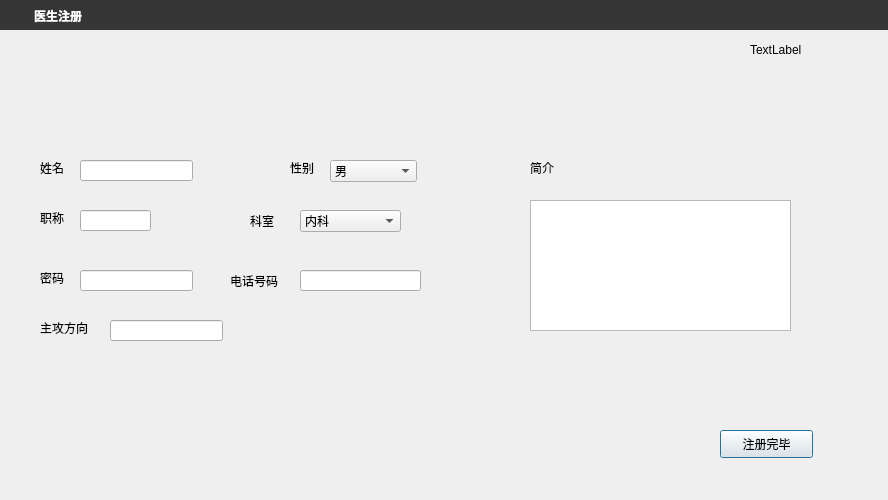
<?xml version="1.0" encoding="UTF-8"?>
<ui version="4.0">
 <class>doctorRegister</class>
 <widget class="QDialog" name="doctorRegister">
  <property name="geometry">
   <rect>
    <x>0</x>
    <y>0</y>
    <width>888</width>
    <height>500</height>
   </rect>
  </property>
  <property name="windowTitle">
   <string>Dialog</string>
  </property>
  <widget class="QWidget" name="widget" native="true">
   <property name="geometry">
    <rect>
     <x>20</x>
     <y>140</y>
     <width>461</width>
     <height>491</height>
    </rect>
   </property>
   <widget class="QLabel" name="label">
    <property name="geometry">
     <rect>
      <x>20</x>
      <y>20</y>
      <width>41</width>
      <height>16</height>
     </rect>
    </property>
    <property name="text">
     <string>姓名</string>
    </property>
   </widget>
   <widget class="QLineEdit" name="lineEdit">
    <property name="geometry">
     <rect>
      <x>60</x>
      <y>20</y>
      <width>113</width>
      <height>21</height>
     </rect>
    </property>
   </widget>
   <widget class="QLabel" name="label_2">
    <property name="geometry">
     <rect>
      <x>270</x>
      <y>20</y>
      <width>41</width>
      <height>16</height>
     </rect>
    </property>
    <property name="text">
     <string>性别</string>
    </property>
   </widget>
   <widget class="QLabel" name="label_3">
    <property name="geometry">
     <rect>
      <x>20</x>
      <y>130</y>
      <width>41</width>
      <height>16</height>
     </rect>
    </property>
    <property name="text">
     <string>密码</string>
    </property>
   </widget>
   <widget class="QLineEdit" name="lineEdit_3">
    <property name="geometry">
     <rect>
      <x>60</x>
      <y>130</y>
      <width>113</width>
      <height>21</height>
     </rect>
    </property>
   </widget>
   <widget class="QLabel" name="label_4">
    <property name="geometry">
     <rect>
      <x>20</x>
      <y>70</y>
      <width>41</width>
      <height>16</height>
     </rect>
    </property>
    <property name="text">
     <string>职称</string>
    </property>
   </widget>
   <widget class="QLineEdit" name="lineEdit_4">
    <property name="geometry">
     <rect>
      <x>60</x>
      <y>70</y>
      <width>71</width>
      <height>21</height>
     </rect>
    </property>
   </widget>
   <widget class="QLabel" name="label_7">
    <property name="geometry">
     <rect>
      <x>20</x>
      <y>180</y>
      <width>61</width>
      <height>16</height>
     </rect>
    </property>
    <property name="text">
     <string>主攻方向</string>
    </property>
   </widget>
   <widget class="QLabel" name="label_8">
    <property name="geometry">
     <rect>
      <x>210</x>
      <y>130</y>
      <width>71</width>
      <height>21</height>
     </rect>
    </property>
    <property name="text">
     <string>电话号码</string>
    </property>
   </widget>
   <widget class="QLineEdit" name="lineEdit_7">
    <property name="geometry">
     <rect>
      <x>280</x>
      <y>130</y>
      <width>121</width>
      <height>21</height>
     </rect>
    </property>
   </widget>
   <widget class="QLineEdit" name="lineEdit_9">
    <property name="geometry">
     <rect>
      <x>90</x>
      <y>180</y>
      <width>113</width>
      <height>21</height>
     </rect>
    </property>
   </widget>
   <widget class="QComboBox" name="comboBox">
    <property name="geometry">
     <rect>
      <x>280</x>
      <y>70</y>
      <width>101</width>
      <height>22</height>
     </rect>
    </property>
    <item>
     <property name="text">
      <string>内科</string>
     </property>
    </item>
    <item>
     <property name="text">
      <string>专家科</string>
     </property>
    </item>
    <item>
     <property name="text">
      <string>心血管科</string>
     </property>
    </item>
    <item>
     <property name="text">
      <string>消化科</string>
     </property>
    </item>
    <item>
     <property name="text">
      <string>呼吸科</string>
     </property>
    </item>
    <item>
     <property name="text">
      <string>泌尿科</string>
     </property>
    </item>
    <item>
     <property name="text">
      <string>内分泌科</string>
     </property>
    </item>
    <item>
     <property name="text">
      <string>神经科</string>
     </property>
    </item>
    <item>
     <property name="text">
      <string>儿科</string>
     </property>
    </item>
    <item>
     <property name="text">
      <string>心理科</string>
     </property>
    </item>
    <item>
     <property name="text">
      <string>肿瘤科</string>
     </property>
    </item>
    <item>
     <property name="text">
      <string>血液科</string>
     </property>
    </item>
    <item>
     <property name="text">
      <string>皮肤科</string>
     </property>
    </item>
    <item>
     <property name="text">
      <string>骨科</string>
     </property>
    </item>
    <item>
     <property name="text">
      <string>口腔科</string>
     </property>
    </item>
    <item>
     <property name="text">
      <string>脑外科</string>
     </property>
    </item>
    <item>
     <property name="text">
      <string>眼科</string>
     </property>
    </item>
    <item>
     <property name="text">
      <string>耳鼻喉科</string>
     </property>
    </item>
    <item>
     <property name="text">
      <string>肛肠科</string>
     </property>
    </item>
   </widget>
   <widget class="QLabel" name="label_6">
    <property name="geometry">
     <rect>
      <x>230</x>
      <y>70</y>
      <width>31</width>
      <height>21</height>
     </rect>
    </property>
    <property name="text">
     <string>科室</string>
    </property>
   </widget>
   <widget class="QComboBox" name="comboBox_2">
    <property name="geometry">
     <rect>
      <x>310</x>
      <y>20</y>
      <width>87</width>
      <height>22</height>
     </rect>
    </property>
    <item>
     <property name="text">
      <string>男</string>
     </property>
    </item>
    <item>
     <property name="text">
      <string>女</string>
     </property>
    </item>
   </widget>
  </widget>
  <widget class="QLabel" name="label_5">
   <property name="geometry">
    <rect>
     <x>530</x>
     <y>160</y>
     <width>72</width>
     <height>15</height>
    </rect>
   </property>
   <property name="text">
    <string>简介</string>
   </property>
  </widget>
  <widget class="QTextEdit" name="textEdit">
   <property name="geometry">
    <rect>
     <x>530</x>
     <y>200</y>
     <width>261</width>
     <height>131</height>
    </rect>
   </property>
  </widget>
  <widget class="QPushButton" name="pushButton">
   <property name="geometry">
    <rect>
     <x>720</x>
     <y>430</y>
     <width>93</width>
     <height>28</height>
    </rect>
   </property>
   <property name="text">
    <string>注册完毕</string>
   </property>
  </widget>
  <widget class="QLabel" name="label_9">
   <property name="geometry">
    <rect>
     <x>750</x>
     <y>40</y>
     <width>121</width>
     <height>20</height>
    </rect>
   </property>
   <property name="text">
    <string>TextLabel</string>
   </property>
  </widget>
  <widget class="QWidget" name="widgetTitle" native="true">
   <property name="geometry">
    <rect>
     <x>0</x>
     <y>0</y>
     <width>888</width>
     <height>30</height>
    </rect>
   </property>
   <property name="minimumSize">
    <size>
     <width>0</width>
     <height>30</height>
    </size>
   </property>
   <property name="maximumSize">
    <size>
     <width>16777215</width>
     <height>30</height>
    </size>
   </property>
   <property name="styleSheet">
    <string notr="true">QWidget#widgetTitle{background:#363636;}
QLabel#labelTitle{color:white;padding:8px 0px 5px;}
QPushButton#btnMin,QPushButton#btnMax,QPushButton#btnExit{
        border-radius:0px;
        color: #F0F0F0;
        background-color:rgba(0,0,0,0);
        border-style:none;
    }
QPushButton#btnMin:hover,QPushButton#btnMax:hover{
        background-color: qlineargradient(spread:pad, x1:0, y1:1, x2:0, y2:0, stop:0 rgba(25, 134, 199, 0), stop:1 #5CACEE);
    }
QPushButton#btnExit:hover{
        background-color: qlineargradient(spread:pad, x1:0, y1:1, x2:0, y2:0, stop:0 rgba(238, 0, 0, 128), stop:1 rgba(238, 44, 44, 255));
    }</string>
   </property>
   <layout class="QHBoxLayout" name="horizontalLayout">
    <property name="spacing">
     <number>0</number>
    </property>
    <property name="leftMargin">
     <number>5</number>
    </property>
    <property name="topMargin">
     <number>0</number>
    </property>
    <property name="rightMargin">
     <number>0</number>
    </property>
    <property name="bottomMargin">
     <number>2</number>
    </property>
    <item>
     <widget class="QLabel" name="labelIcon">
      <property name="minimumSize">
       <size>
        <width>26</width>
        <height>26</height>
       </size>
      </property>
      <property name="maximumSize">
       <size>
        <width>26</width>
        <height>26</height>
       </size>
      </property>
      <property name="styleSheet">
       <string notr="true"/>
      </property>
      <property name="text">
       <string/>
      </property>
      <property name="pixmap">
       <pixmap resource="rc.qrc">:/image/logo2.png</pixmap>
      </property>
      <property name="scaledContents">
       <bool>true</bool>
      </property>
     </widget>
    </item>
    <item>
     <widget class="QLabel" name="labelTitle">
      <property name="font">
       <font>
        <family>宋体</family>
        <pointsize>9</pointsize>
        <weight>75</weight>
        <bold>true</bold>
       </font>
      </property>
      <property name="styleSheet">
       <string notr="true"/>
      </property>
      <property name="text">
       <string>医生注册</string>
      </property>
     </widget>
    </item>
    <item>
     <widget class="QPushButton" name="btnMin">
      <property name="sizePolicy">
       <sizepolicy hsizetype="Fixed" vsizetype="Fixed">
        <horstretch>0</horstretch>
        <verstretch>0</verstretch>
       </sizepolicy>
      </property>
      <property name="minimumSize">
       <size>
        <width>30</width>
        <height>30</height>
       </size>
      </property>
      <property name="maximumSize">
       <size>
        <width>30</width>
        <height>30</height>
       </size>
      </property>
      <property name="toolTip">
       <string>最小化</string>
      </property>
      <property name="text">
       <string/>
      </property>
      <property name="autoDefault">
       <bool>true</bool>
      </property>
      <property name="flat">
       <bool>true</bool>
      </property>
     </widget>
    </item>
    <item>
     <widget class="QPushButton" name="btnExit1">
      <property name="sizePolicy">
       <sizepolicy hsizetype="Fixed" vsizetype="Fixed">
        <horstretch>0</horstretch>
        <verstretch>0</verstretch>
       </sizepolicy>
      </property>
      <property name="minimumSize">
       <size>
        <width>30</width>
        <height>30</height>
       </size>
      </property>
      <property name="maximumSize">
       <size>
        <width>30</width>
        <height>30</height>
       </size>
      </property>
      <property name="toolTip">
       <string>退出</string>
      </property>
      <property name="text">
       <string/>
      </property>
      <property name="autoDefault">
       <bool>true</bool>
      </property>
      <property name="flat">
       <bool>true</bool>
      </property>
     </widget>
    </item>
   </layout>
  </widget>
 </widget>
 <resources>
  <include location="rc.qrc"/>
 </resources>
 <connections/>
</ui>
